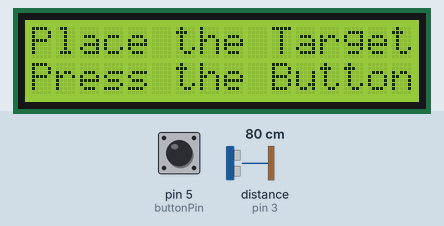
Simulated run of this sketch. Board: Arduino Uno, built with avr-gcc and run on an emulated ATmega328P. Shown: 16×2 character LCD. Wiring (inferred from the names in the program): ultrasonic range finder: trigger pin 4; echo pin 3. The inputs (shaded band) are chosen by the test bench; at power-on: pin 5 (buttonPin) HIGH, distance to the obstacle (sensor on pin 3) 80 cm. The echo pulse lasts 58.3 µs per cm; what the sketch prints to the serial monitor is not drawn.

Above: at 2.1 s.
2.2 s: pin 5 (buttonPin) pulled LOW for 1 s
At 5.4 s:
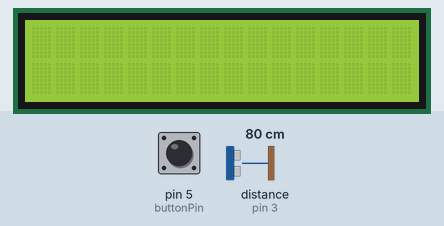
6.6 s: pin 5 (buttonPin) pulled LOW for 0.15 s
At 7.4 s:
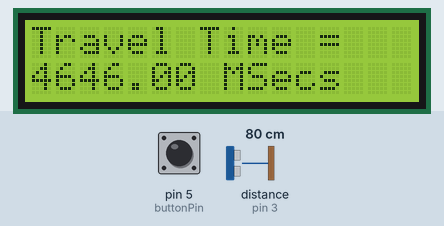
11.6 s: pin 5 (buttonPin) pulled LOW for 3.2 s
At 13.5 s:
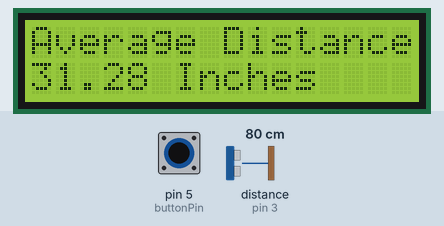
Timing chart, 0 to 15.0 s (numbered marks = the images above; inputs shaded):
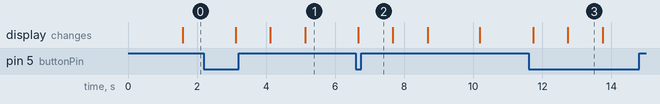

The sketch:

DistanceMeasurerWithButton.ino
```cpp
#include <LiquidCrystal.h>
int rs=7;
int en=8;
int d4=9;
int d5=10;
int d6=11;
int d7=12;
LiquidCrystal lcd(rs,en,d4,d5,d6,d7);
int dt = 1000 ;
int LONGDELAY= 2000;
//Serial Montior
String msg1 = "Travel Time = ";
String msg2 = "Average Distance = ";
//Sensor code
int trigPin = 4;
int echoPin = 3;
float pingTravelTime;
float distance;
float pingTravelDistance;
float distancetoTarget;
//BUTTON
int buttonPin = 5;
int buttonRead;
// Average Variables
int numMeas=50;
float average;
int j;
float bucket=0;
void setup() {
  // put your setup code here, to run once:
  pinMode(trigPin,OUTPUT);
  pinMode(echoPin,INPUT);
  Serial.begin(9600);
  lcd.begin(16,2);
  pinMode(buttonPin,INPUT);
  digitalWrite(buttonPin,HIGH);


}

void loop() {
  // put your main code here, to run repeatedly:
 bucket = 0;
 for(j=1;j<=numMeas;j=j+1){

  digitalWrite(trigPin,LOW);
  delayMicroseconds(10);
  digitalWrite(trigPin,HIGH);
  delayMicroseconds(10);
  digitalWrite(trigPin,LOW);
  pingTravelTime=pulseIn(echoPin,HIGH);
  delay(25);
  pingTravelDistance = (pingTravelTime*765.*5280.*12./(3600.*1000000.));
  distancetoTarget = pingTravelDistance/2 ;
  bucket=bucket + distancetoTarget;
  }
  average = bucket/numMeas;

  buttonRead = digitalRead(buttonPin);
  lcd.setCursor(0,0);
  lcd.print("Place the Target");
  lcd.setCursor(0,1);
  lcd.print("Press the Button");
if(buttonRead==0){
  lcd.clear();
  Serial.print("Button Reads:");
  Serial.print(buttonRead);
  Serial.print(" Travel Time = ");
  Serial.print(pingTravelTime);
  Serial.print(" MSecs");
  Serial.print(" ");
  Serial.print("The Average Distance is ");
  Serial.print(average);
  Serial.println(" Inches");

  lcd.setCursor(0,0);
  lcd.print(msg1);
  lcd.setCursor(0,1);
  lcd.print(pingTravelTime);
  lcd.print(" MSecs");
delay(dt);
lcd.clear();
  lcd.setCursor(0,0);
  lcd.print(msg2);
  lcd.setCursor(0,1);
  lcd.print(average);
  lcd.print(" Inches");
delay(dt);
lcd.clear();
}


}
```

Measured:
- after the input at 2.2 s, the display: first changes after 0.92 s (image 1 shows a later state)
- after the input at 6.6 s, the display: changes after 0.07 s (image 2)
- after the input at 11.6 s, the display: first changes after 0.13 s (image 3 shows a later state)
- what the display in image 3 shows lasts 1.0 s, from 12.7 s to 13.7 s
